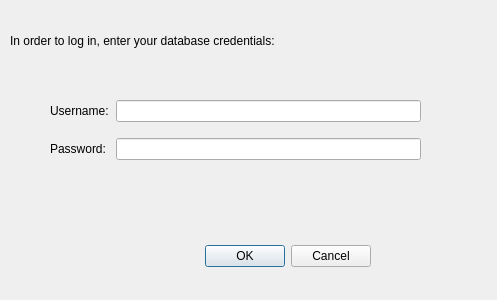
<?xml version="1.0" encoding="UTF-8"?>
<ui version="4.0">
 <class>Dialog</class>
 <widget class="QDialog" name="Dialog">
  <property name="geometry">
   <rect>
    <x>0</x>
    <y>0</y>
    <width>497</width>
    <height>300</height>
   </rect>
  </property>
  <property name="windowTitle">
   <string>Dialog</string>
  </property>
  <widget class="QDialogButtonBox" name="buttonBox">
   <property name="geometry">
    <rect>
     <x>30</x>
     <y>240</y>
     <width>341</width>
     <height>32</height>
    </rect>
   </property>
   <property name="orientation">
    <enum>Qt::Horizontal</enum>
   </property>
   <property name="standardButtons">
    <set>QDialogButtonBox::Cancel|QDialogButtonBox::Ok</set>
   </property>
  </widget>
  <widget class="QLabel" name="label">
   <property name="geometry">
    <rect>
     <x>10</x>
     <y>20</y>
     <width>431</width>
     <height>41</height>
    </rect>
   </property>
   <property name="text">
    <string>In order to log in, enter your database credentials:</string>
   </property>
  </widget>
  <widget class="QWidget" name="gridLayoutWidget">
   <property name="geometry">
    <rect>
     <x>50</x>
     <y>90</y>
     <width>371</width>
     <height>81</height>
    </rect>
   </property>
   <layout class="QGridLayout" name="gridLayout">
    <item row="0" column="0">
     <widget class="QLabel" name="label_2">
      <property name="text">
       <string>Username:</string>
      </property>
     </widget>
    </item>
    <item row="0" column="1">
     <widget class="QLineEdit" name="username_lineEdit"/>
    </item>
    <item row="1" column="1">
     <widget class="QLineEdit" name="password_lineEdit">
      <property name="inputMask">
       <string/>
      </property>
      <property name="echoMode">
       <enum>QLineEdit::Password</enum>
      </property>
     </widget>
    </item>
    <item row="1" column="0">
     <widget class="QLabel" name="label_3">
      <property name="text">
       <string>Password: </string>
      </property>
     </widget>
    </item>
   </layout>
  </widget>
 </widget>
 <resources/>
 <connections>
  <connection>
   <sender>buttonBox</sender>
   <signal>accepted()</signal>
   <receiver>Dialog</receiver>
   <slot>accept()</slot>
   <hints>
    <hint type="sourcelabel">
     <x>248</x>
     <y>254</y>
    </hint>
    <hint type="destinationlabel">
     <x>157</x>
     <y>274</y>
    </hint>
   </hints>
  </connection>
  <connection>
   <sender>buttonBox</sender>
   <signal>rejected()</signal>
   <receiver>Dialog</receiver>
   <slot>reject()</slot>
   <hints>
    <hint type="sourcelabel">
     <x>316</x>
     <y>260</y>
    </hint>
    <hint type="destinationlabel">
     <x>286</x>
     <y>274</y>
    </hint>
   </hints>
  </connection>
 </connections>
</ui>
